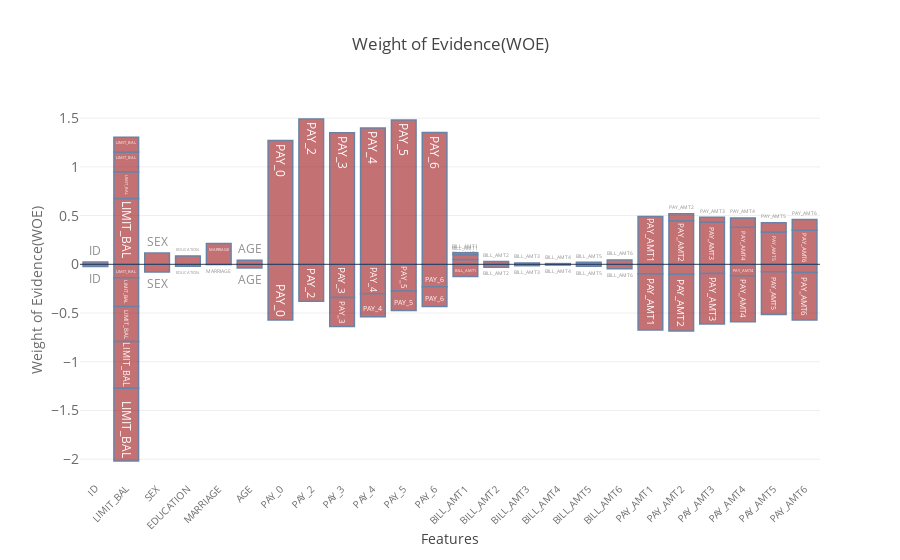

Here is the notebook cell this chart was saved with:
### Markdown cell above
### Plotting the Weight of Evidence values

### Code cell
data = [go.Bar(
            x=final_iv['VAR_NAME'],
            y=final_iv['WOE'],
            text=final_iv['VAR_NAME'],
            marker=dict(
            color='rgb(158,20,25)',
            line=dict(
            color='rgb(8,48,107)',
            width=1.5,
        )
    ),
    opacity=0.6
    )]


layout = go.Layout(
    title='Weight of Evidence(WOE)',
        xaxis=dict(
        title='Features',
            tickangle=-45,
        tickfont=dict(
            size=10,
            color='rgb(107, 107, 107)'
        )
    ),
    yaxis=dict(
        title='Weight of Evidence(WOE)',
        titlefont=dict(
            size=14,
            color='rgb(107, 107, 107)'
        ),
        tickfont=dict(
            size=14,
            color='rgb(107, 107, 107)'
        )
    ),
)

plotly.offline.iplot({
    "data": data,'layout':layout
})

### Figure 1 — Plotly figure (JSON) as saved in the notebook; plotly's stock layout.template omitted (floating-point values rounded to 4 significant figures)
{"data": [{"marker": {"color": "rgb(158,20,25)", "line": {"color": "rgb(8,48,107)", "width": 1.5}}, "opacity": 0.6, "text": ["ID", "ID", "LIMIT_BAL", "LIMIT_BAL", "LIMIT_BAL", "LIMIT_BAL", "LIMIT_BAL", "LIMIT_BAL", "LIMIT_BAL", "LIMIT_BAL", "LIMIT_BAL", "SEX", "SEX", "EDUCATION", "EDUCATION", "MARRIAGE", "MARRIAGE", "AGE", "AGE", "PAY_0", "PAY_0", "PAY_2", "PAY_2", "PAY_3", "PAY_3", "PAY_3", "PAY_4", "PAY_4", "PAY_4", "PAY_5", "PAY_5", "PAY_5", "PAY_6", "PAY_6", "PAY_6", "BILL_AMT1", "BILL_AMT1", "BILL_AMT1", "BILL_AMT1", "BILL_AMT2", "BILL_AMT2", "BILL_AMT3", "BILL_AMT3", "BILL_AMT4", "BILL_AMT4", "BILL_AMT5", "BILL_AMT5", "BILL_AMT6", "BILL_AMT6", "PAY_AMT1", "PAY_AMT1", "PAY_AMT1", "PAY_AMT1", "PAY_AMT2", "PAY_AMT2", "PAY_AMT2", "PAY_AMT2", "PAY_AMT3", "PAY_AMT3", "PAY_AMT3", "PAY_AMT3", "PAY_AMT4", "PAY_AMT4", "PAY_AMT4", "PAY_AMT4", "PAY_AMT5", "PAY_AMT5", "PAY_AMT5", "PAY_AMT5", "PAY_AMT6", "PAY_AMT6", "PAY_AMT6", "PAY_AMT6"], "x": ["ID", "ID", "LIMIT_BAL", "LIMIT_BAL", "LIMIT_BAL", "LIMIT_BAL", "LIMIT_BAL", "LIMIT_BAL", "LIMIT_BAL", "LIMIT_BAL", "LIMIT_BAL", "SEX", "SEX", "EDUCATION", "EDUCATION", "MARRIAGE", "MARRIAGE", "AGE", "AGE", "PAY_0", "PAY_0", "PAY_2", "PAY_2", "PAY_3", "PAY_3", "PAY_3", "PAY_4", "PAY_4", "PAY_4", "PAY_5", "PAY_5", "PAY_5", "PAY_6", "PAY_6", "PAY_6", "BILL_AMT1", "BILL_AMT1", "BILL_AMT1", "BILL_AMT1", "BILL_AMT2", "BILL_AMT2", "BILL_AMT3", "BILL_AMT3", "BILL_AMT4", "BILL_AMT4", "BILL_AMT5", "BILL_AMT5", "BILL_AMT6", "BILL_AMT6", "PAY_AMT1", "PAY_AMT1", "PAY_AMT1", "PAY_AMT1", "PAY_AMT2", "PAY_AMT2", "PAY_AMT2", "PAY_AMT2", "PAY_AMT3", "PAY_AMT3", "PAY_AMT3", "PAY_AMT3", "PAY_AMT4", "PAY_AMT4", "PAY_AMT4", "PAY_AMT4", "PAY_AMT5", "PAY_AMT5", "PAY_AMT5", "PAY_AMT5", "PAY_AMT6", "PAY_AMT6", "PAY_AMT6", "PAY_AMT6"], "y": [0.02269, -0.02298, 0.6768, 0.273, 0.2027, 0.1525, -0.1379, -0.2955, -0.3592, -0.4801, -0.7457, 0.1152, -0.07978, -0.01942, 0.08647, -0.002457, 0.213, -0.03773, 0.04051, -0.5705, 1.27, -0.3793, 1.491, -0.3418, -0.2953, 1.349, -0.3024, -0.2355, 1.4, -0.2734, -0.2009, 1.482, -0.2313, -0.2015, 1.352, 0.05038, 0.04661, 0.02231, -0.1251, 0.02917, -0.02966, 0.01388, -0.01399, -0.007539, 0.007509, -0.02102, 0.02078, -0.04586, 0.04472, 0.4905, -0.001529, -0.09865, -0.574, 0.4469, 0.07305, -0.1022, -0.5834, 0.4336, 0.04903, -0.09439, -0.5182, 0.3814, 0.09509, -0.1178, -0.4707, 0.332, 0.09359, -0.07543, -0.4388, 0.3503, 0.1102, -0.08435, -0.488], "type": "bar", "uid": "d8948cae-a0fc-11ea-9224-0242ac130202"}], "layout": {"title": "Weight of Evidence(WOE)", "xaxis": {"tickangle": -45, "tickfont": {"color": "rgb(107, 107, 107)", "size": 10}, "title": "Features"}, "yaxis": {"tickfont": {"color": "rgb(107, 107, 107)", "size": 14}, "title": "Weight of Evidence(WOE)", "titlefont": {"color": "rgb(107, 107, 107)", "size": 14}}}}
